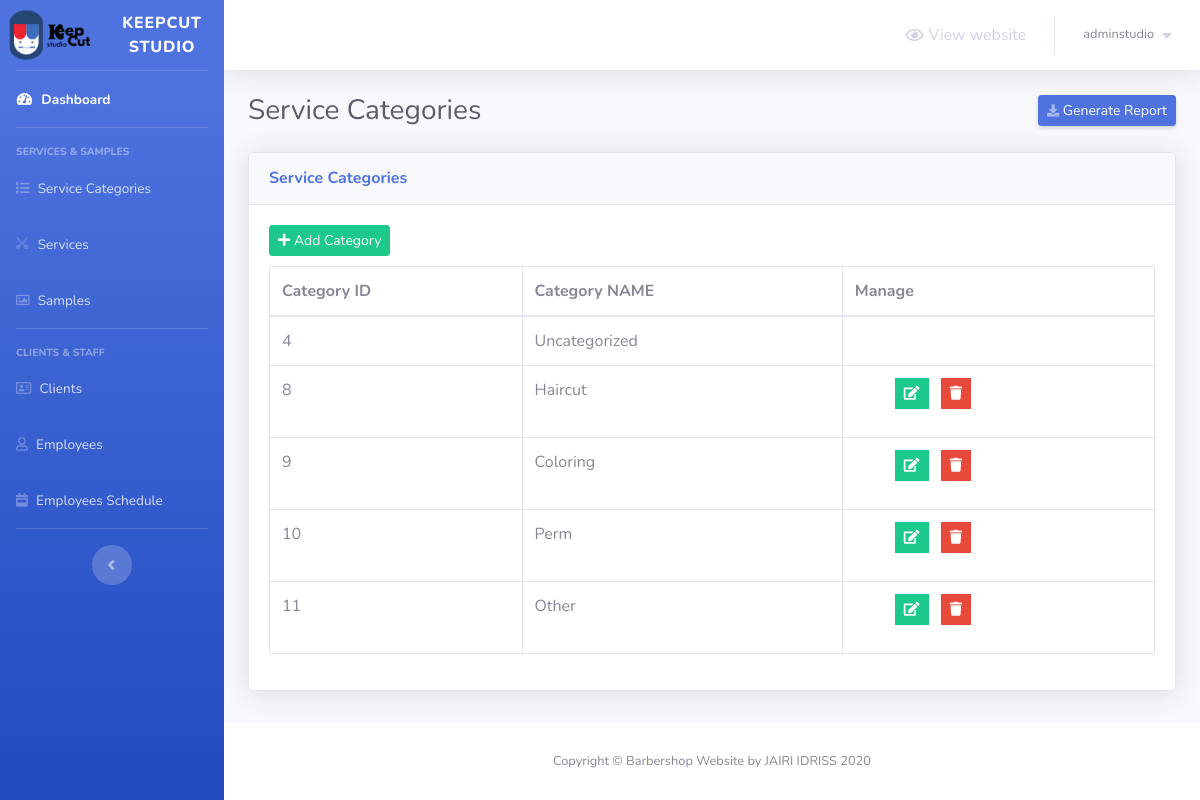
The app's page /barber-admin/service-categories.php (signed in) with its own data.
### tables this page shows
CREATE TABLE `service_categories` (
  `category_id` int(2) NOT NULL,
  `category_name` varchar(50) NOT NULL
);

### barber-admin/service-categories.php (the view, shortened to what this page needs)
<?php
    include 'connect.php';
    include 'Includes/templates/header.php';
    if(isset($_SESSION['username_barbershop_Xw211qAAsq4']) && isset($_SESSION['password_barbershop_Xw211qAAsq4']))
    {
?>
        <div class="container-fluid">
            <div class="d-sm-flex align-items-center justify-content-between mb-4">
                <h1 class="h3 mb-0 text-gray-800">Service Categories</h1>
                <a href="#" class="d-none d-sm-inline-block btn btn-sm btn-primary shadow-sm">
                    <i class="fas fa-download fa-sm text-white-50"></i>
                    Generate Report
                </a>
            </div>
            <?php
                $stmt = $con->prepare("SELECT * FROM service_categories");
                $stmt->execute();
                $rows_categories = $stmt->fetchAll();
            ?>
            <div class="card shadow mb-4">
                <div class="card-header py-3">
                    <h6 class="m-0 font-weight-bold text-primary">Service Categories</h6>
                </div>
                <div class="card-body">
                    <button class="btn btn-success btn-sm" style="margin-bottom: 10px;" type="button" data-toggle="modal" data-target="#add_new_category" data-placement="top">
                        <i class="fa fa-plus"></i>
                        Add Category
                    </button>
                    <div class="table-responsive">
                        <table class="table table-bordered" id="dataTable" width="100%" cellspacing="0">
                            <thead>
                                <tr>
                                    <th>Category ID</th>
                                    <th>Category NAME</th>
                                    <th>Manage</th>
                                </tr>
                            </thead>
                            <tbody>
                                <?php
                                foreach($rows_categories as $category)
                                {
                                    echo "<tr>";
                                        echo "<td>";
                                            echo $category['category_id'];
                                        echo "</td>";
                                        echo "<td>";
                                            echo $category['category_name'];
                                        echo "</td>";
                                        echo "<td>";
                                            if(strtolower($category["category_name"]) != "uncategorized")
                                            {
                                                $delete_data = "delete_".$category["category_id"];
                                                $edit_data = "edit_".$category["category_id"];
                                            ?>
                                            <ul>
                                                <li class="list-inline-item" data-toggle="tooltip" title="Edit">
                                                    <button class="btn btn-success btn-sm rounded-0" type="button" data-toggle="modal" data-target="#<?php echo $edit_data; ?>" data-placement="top"><i class="fa fa-edit"></i></button>
                                                </li>
                                                <li class="list-inline-item" data-toggle="tooltip" title="Delete">
                                                    <button class="btn btn-danger btn-sm rounded-0" type="button" data-toggle="modal" data-target="#<?php echo $delete_data; ?>" data-placement="top"><i class="fa fa-trash"></i></button>
                                                </li>
                                            </ul>
                                            <?php
                                            }
                                        echo "</td>";
                                    echo "</tr>";
                                }
                            ?>
                            </tbody>
                        </table>
                    </div>
                </div>
            </div>
        </div>
<?php
        include 'Includes/templates/footer.php';
    }
    else
    {
        header('Location: login.php');
        exit();
    }
?>

### records on screen
service_categories: category_id "4", category_name "Uncategorized"
service_categories: category_id "8", category_name "Haircut"
service_categories: category_id "9", category_name "Coloring"
service_categories: category_id "10", category_name "Perm"
service_categories: category_id "11", category_name "Other"

### other values on screen
$_SESSION['username_barbershop_Xw211qAAsq4'] "adminstudio"
